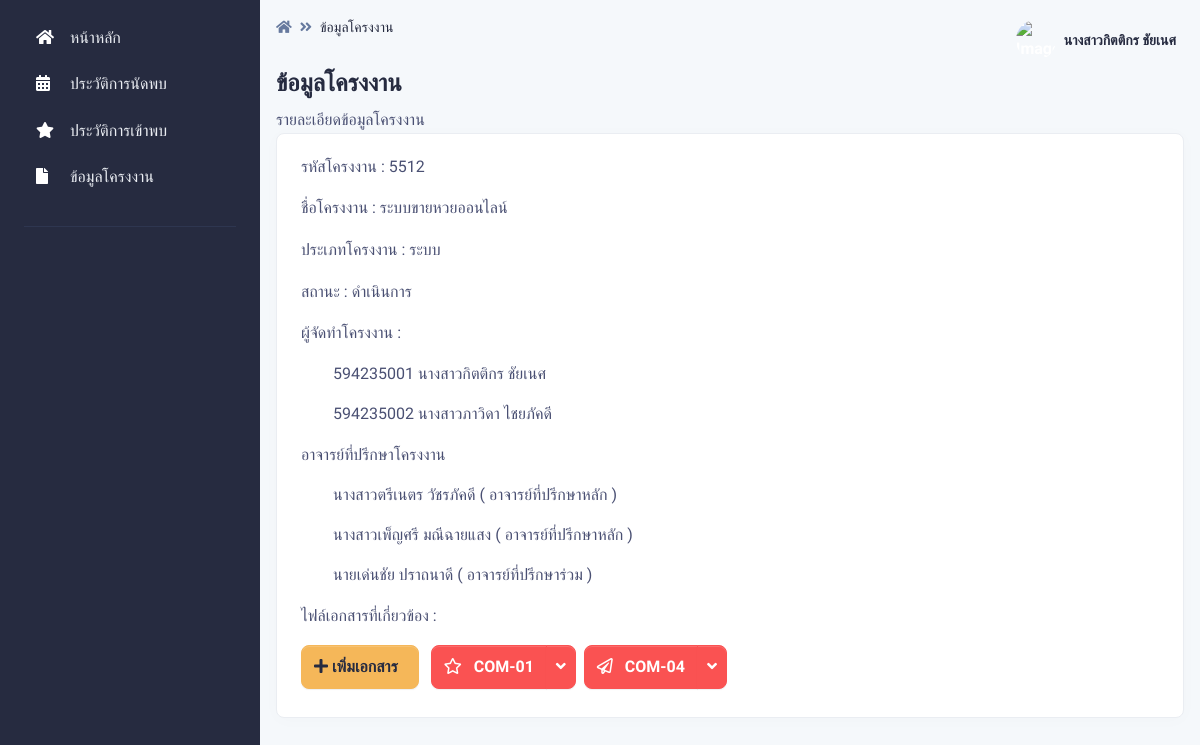
Screenshot of /pages/project_detail/index.php (signed in) with the database file from the repository.
### tables this page shows
CREATE TABLE `project` (
  `project_id` int(15) NOT NULL,
  `project_name` varchar(255) NOT NULL,
  `project_type` int(2) NOT NULL,
  `project_status` int(2) NOT NULL DEFAULT 1
);

CREATE TABLE `project_type` (
  `project_type_id` int(2) NOT NULL,
  `project_type_name` varchar(255) NOT NULL
);

CREATE TABLE `project_status` (
  `project_status_id` int(2) NOT NULL,
  `project_status_name` varchar(255) NOT NULL,
  `project_status_class` varchar(255) NOT NULL
);

CREATE TABLE `project_has_student` (
  `phs_key` int(50) NOT NULL,
  `phs_project_id` int(15) NOT NULL,
  `phs_student_id` int(15) NOT NULL
);

CREATE TABLE `student` (
  `student_id` int(15) NOT NULL,
  `student_name` varchar(255) NOT NULL,
  `student_major` int(2) NOT NULL,
  `student_phone` varchar(15) NOT NULL DEFAULT '0000000000',
  `student_email` varchar(255) NOT NULL,
  `student_password` varchar(255) NOT NULL,
  `student_photo` varchar(255) NOT NULL DEFAULT 'https://i.ibb.co/BVcPqGJ/profile-picture-2qq.jpg',
  `student_type` int(2) NOT NULL DEFAULT 1
);

CREATE TABLE `project_has_adviser` (
  `pha_key` int(50) NOT NULL,
  `pha_project_id` int(15) NOT NULL,
  `pha_teacher_id` int(15) NOT NULL,
  `pha_type` int(2) NOT NULL
);

CREATE TABLE `teacher` (
  `teacher_id` int(10) NOT NULL,
  `teacher_name` varchar(255) NOT NULL,
  `teacher_email` varchar(255) NOT NULL,
  `teacher_password` varchar(255) NOT NULL,
  `teacher_photo` varchar(255) NOT NULL DEFAULT 'https://i.ibb.co/HFB65Yz/asa.png',
  `teacher_type` int(1) NOT NULL DEFAULT 1
);

CREATE TABLE `filee` (
  `file_id` int(255) NOT NULL,
  `project_id` int(255) NOT NULL,
  `file_type` int(255) NOT NULL,
  `file_link` varchar(255) NOT NULL,
  `file_apporve` int(2) NOT NULL DEFAULT 1
);

CREATE TABLE `file_type` (
  `file_type_id` int(11) NOT NULL,
  `file_type_name` varchar(255) NOT NULL,
  `file_type_icon` varchar(255) NOT NULL
);

### pages/project_detail/index.php (the view, shortened to what this page needs)
<?php
if (!$_SESSION["UserID"]){
	  Header("Location: ../../login.php");
}else{?>
<?php include '../../conn.php';?>
<!DOCTYPE html>
<html lang="en">
<head>
    <link type="text/css" href="../../vendor/@fortawesome/fontawesome-free/css/all.min.css" rel="stylesheet">
    <link type="text/css" href="../../vendor/notyf/notyf.min.css" rel="stylesheet">
    <link type="text/css" href="../../css/volt.css" rel="stylesheet">
</head>
<body>
    <?php include '../menu_stu.php';?>
    <main class="content">
        <nav class="navbar navbar-top navbar-expand navbar-dashboard navbar-dark pl-0 pr-2 pb-0">
            <div class="container-fluid px-0">
                <div class="d-flex justify-content-between w-100" id="navbarSupportedContent">
                    <div class="d-flex">
                        <nav aria-label="breadcrumb">
                        <ol class="breadcrumb breadcrumb-dark breadcrumb-transparent">
                                <li class="breadcrumb-item"><a href="../student_index"><span class="fas fa-home"></span></a></li>
                                <li class="breadcrumb-item active" aria-current="page">ข้อมูลโครงงาน</li>
                            </ol>
                        </nav>
                    </div>
                    <?php include '../navbar.php';?>
                </div>
            </div>
        </nav>
        <div class="py-0">
            <div class="d-flex justify-content-between w-100 flex-wrap">
                <div class="mb-3 mb-lg-0">
                    <h1 class="h4">ข้อมูลโครงงาน</h1>
                    <p class="mb-0">รายละเอียดข้อมูลโครงงาน
                    </p>
                </div>
            </div>
        </div>
        <div class="card border-light shadow-sm mb-4">
            <div class="card-body">
            <?php
           $id_ptojrct =$_SESSION["ProjectID"];
					$sql = "SELECT
                    project.project_id,
                    project.project_name,
                    project_type.project_type_name,
                    project_status.project_status_name
                    FROM
                    project
                    INNER JOIN project_type ON project.project_type = project_type.project_type_id
                    INNER JOIN project_status ON project.project_status = project_status.project_status_id
                    WHERE
                    project.project_id = '$id_ptojrct'";
					$result = $con->query($sql);
					if ($result->num_rows > 0) {
						while($row = $result->fetch_assoc()) {
                            echo '<p>รหัสโครงงาน : ' . $row["project_id"].'</p>
                <p>ชื่อโครงงาน : ' . $row["project_name"].'</p>
                <p>ประเภทโครงงาน : ' . $row["project_type_name"].'</p>
                <p>สถานะ : ' . $row["project_status_name"].'</p>';
            }
            }
            ?>
            <p>ผู้จัดทำโครงงาน : </p>
            <?php
           include '../../conn.php';
           $id_ptojrct =$_SESSION["ProjectID"];
					$sql = "SELECT
                    project_has_student.*,
                    project_has_student.phs_student_id,
                    student.*
                FROM
                    project_has_student
                    INNER JOIN
                    student
                    ON
                        project_has_student.phs_student_id = student.student_id
                    WHERE
                    project_has_student.phs_project_id ='$id_ptojrct'";
					$result = $con->query($sql);
					if ($result->num_rows > 0) {
						while($row = $result->fetch_assoc()) {
                            echo '<ul>' . $row["student_id"].' ' . $row["student_name"].'</ul>';
            }
            }
            ?>
<p>อาจารย์ที่ปรึกษาโครงงาน</p>
<?php
           include '../../conn.php';
           $id_ptojrct =$_SESSION["ProjectID"];
					$sql = "SELECT
	project_has_adviser.pha_project_id,
	project_has_adviser.pha_teacher_id,
	teacher.teacher_name,
	project_has_adviser.pha_type
FROM
	project_has_adviser
	INNER JOIN
	teacher
	ON
		project_has_adviser.pha_teacher_id = teacher.teacher_id
WHERE
	project_has_adviser.pha_project_id = '$id_ptojrct'
ORDER BY
	project_has_adviser.pha_type ASC";
					$result = $con->query($sql);
					if ($result->num_rows > 0) {
						while($row = $result->fetch_assoc()) {
                            echo '<ul>' . $row["teacher_name"].'   ';
                            if ($row["pha_type"]==1) {
                               echo "( อาจารย์ที่ปรึกษาหลัก )";
                            }
                            if ($row["pha_type"]==2) {
                                echo "( อาจารย์ที่ปรึกษาร่วม )";
                             }
                           echo' </ul>';
                        }
                        }else{
                            echo "<ul>ไม่มีรายชื่ออาจารย์ที่ปรึกษาโครงงาน</ul>";
                        }
                        ?>
                <p>ไฟล์เอกสารที่เกี่ยวข้อง : </p>
                <div class="btn-group mr-2 mb-2">
<a class="btn btn-warning" type="button" href="file_add.php"><span class="fas fa-plus mr-2"> เพิ่มเอกสาร</a>
</div>
                <?php
           include '../../conn.php';
           $id_ptojrct =$_SESSION["ProjectID"];
					$sql = "SELECT
                    filee.file_id,
                    filee.project_id,
                    file_type.file_type_name,
                    filee.file_link,
                    file_type.file_type_icon,
                    filee.file_apporve
                    FROM
                    filee
                    INNER JOIN file_type ON filee.file_type = file_type.file_type_id
                    WHERE
                    filee.project_id = '$id_ptojrct'
                    ORDER BY
                    filee.file_apporve DESC ";
					$result = $con->query($sql);
					if ($result->num_rows > 0) {
						while($row = $result->fetch_assoc()) {
if ($row["file_apporve"]==1) {
    echo '<div class="btn-group mr-2 mb-2">
    <a href="' . $row["file_link"].'" type="button" class="btn btn-danger"><span class="' . $row["file_type_icon"].' mr-2"></span> ' . $row["file_type_name"].'</a>
    <button type="button" class="btn btn-danger dropdown-toggle dropdown-toggle-split" data-toggle="dropdown" aria-haspopup="true" aria-expanded="false">
        <span class="fas fa-angle-down dropdown-arrow"></span>
        <span class="sr-only">Toggle Dropdown</span>
    </button>
    <div class="dropdown-menu">
        <a class="dropdown-item" href="file_edit.php?act=edit&ID=' . $row["file_id"].'"><span class="fas fa-edit mr-2"></span>แก้ไขไฟล์</a>
        <a class="dropdown-item" href="file_del.php?act=edit&ID=' . $row["file_id"].'"><span class="fas fa-trash-alt mr-2"></span>ลบ</a>
    </div>
</div>';
} else {
    echo '<div class="btn-group mr-2 mb-2">
    <a href="' . $row["file_link"].'" type="button" class="btn btn-primary"><span class="' . $row["file_type_icon"].' mr-2"></span> ' . $row["file_type_name"].'</a>
</div>';
}
                        }
                        }
                        ?>
                </div>
        </div>
    </main>
</body>
</html>
<?php }?>

### rows the page displays
project: project_id "5512", project_name "ระบบขายหวยออนไลน์", project_type.project_type_name "ระบบ", project_status.project_status_name "ดำเนินการ"
project_has_student: phs_student.student_id "594235001", phs_student.student_name "นางสาวกิตติกร ชัยเนศ"
project_has_student: phs_student.student_id "594235002", phs_student.student_name "นางสาวภาวิดา ไชยภัคดี"
project_has_adviser: pha_teacher.teacher_name "นางสาวตรีเนตร วัชรภัคดี", pha_type "( อาจารย์ที่ปรึกษาหลัก )"
project_has_adviser: pha_teacher.teacher_name "นางสาวเพ็ญศรี มณีฉายแสง", pha_type "( อาจารย์ที่ปรึกษาหลัก )"
project_has_adviser: pha_teacher.teacher_name "นายเด่นชัย ปราถนาดี", pha_type "( อาจารย์ที่ปรึกษาร่วม )"
filee: file_type.file_type_name "COM-01"
filee: file_type.file_type_name "COM-04"

### other values shown
$_SESSION["User"] "นางสาวกิตติกร ชัยเนศ"
